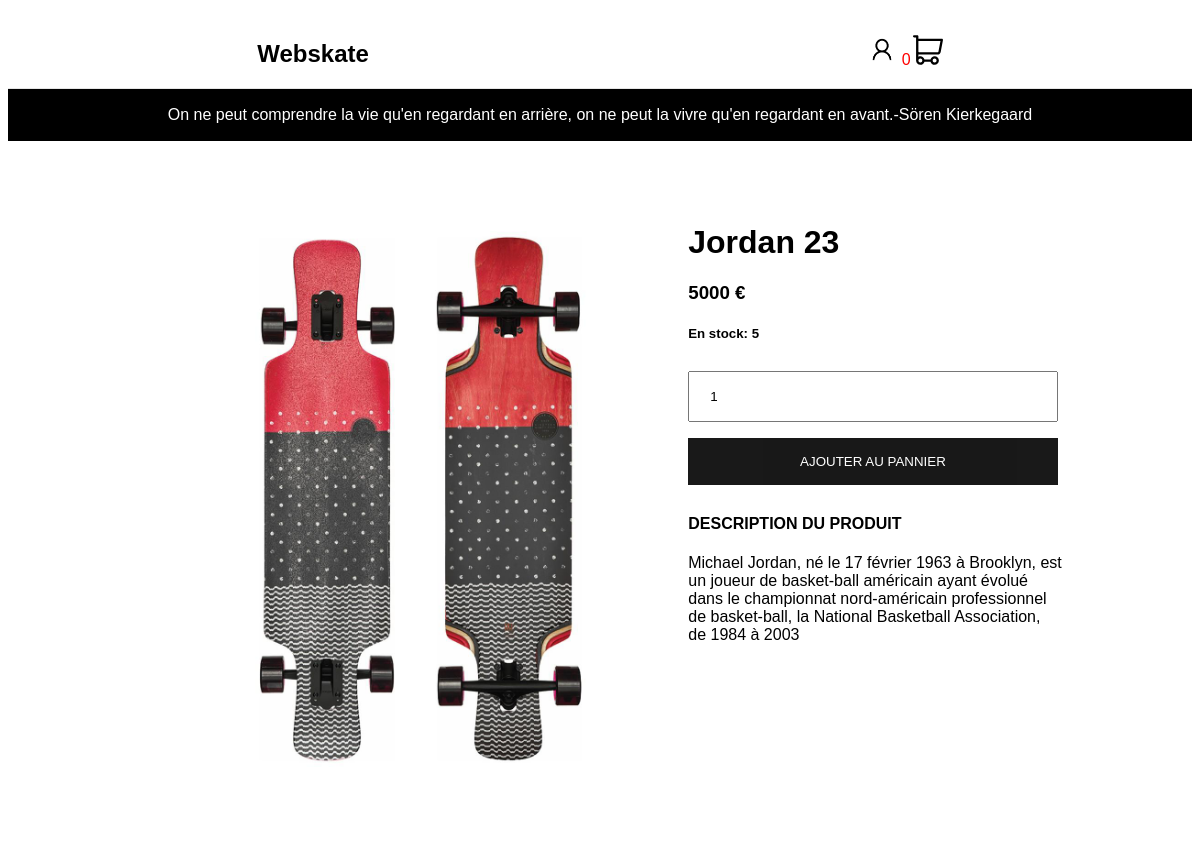
The page /index.php?page=product&product_id=27 on the database its author committed.
### tables this page shows
CREATE TABLE `infos` (
  `id` int(11) NOT NULL,
  `sujet` varchar(150) NOT NULL,
  `news` text NOT NULL
);

CREATE TABLE `products` (
  `id` int(11) NOT NULL,
  `name` varchar(100) NOT NULL,
  `description` text NOT NULL,
  `price` int(11) NOT NULL,
  `quantity` int(11) NOT NULL,
  `published` tinyint(1) NOT NULL DEFAULT '1',
  `image` varchar(255) DEFAULT NULL,
  `category_id` int(11) NOT NULL
);

### controllers/ProductController.php (called while the page is built, shortened)
<?php
require_once 'models/Products.php';
require_once 'models/Information.php';
$infos = getInformations();
$selectedProduct = false;
if(isset($_GET['product_id']) ){
    $selectedProduct = getProduct($_GET['product_id']);
}
include 'views/product_detail.php';

### models/Information.php (called while the page is built)
<?php
function getInformations()
{
    $db = dbConnect();
    $query = $db->query('SELECT * FROM infos');
    $infos = $query->fetchAll();
    return $infos;
}

### models/Products.php (called while the page is built, shortened)
<?php
function getProduct($productId)
{
    $db = dbConnect();
    $query = $db->prepare('SELECT * FROM products WHERE id = ' . $productId);
    $query->execute();
    $selectedProduct = $query->fetch();
    return $selectedProduct;
}

### views/product_detail.php (the view, shortened to what this page needs)
<!DOCTYPE html>
<html lang="fr">
<head>
</head>
<body>
<div class="container-fluid">
    <?php require 'partials/header.php'; ?>
    <div class="row my-3">
        <main class="col-9">
            <div class="products_position">
                <div class="row">
                        <div class="product">
                            <div><img class="imgdetail" src="assets/images/product/<?= ($selectedProduct['image']) ?>" alt="images" height="550px"></div>
                                <div class="productdetail">
                                <h1><?= $selectedProduct['name']; ?></h1>
                                    <h3><?= $selectedProduct['price']; ?> €</h3>
                                    <h5>En stock:  <?= $selectedProduct['quantity']; ?></h5>
                                    <form action="index.php?page=cart&action=addCart" method="post">
                                        <input type="number" class="quanty" name="quantity" value="1" min="1" max="<?=$selectedProduct['quantity']?>" placeholder="Quantity" required>
                                        <button type="submit" value="Add to card" class="addcard">AJOUTER AU PANNIER</button>
                                    </form>
                                    <h4>DESCRIPTION DU PRODUIT</h4>
                                <?= $selectedProduct['description']; ?>
                            </div>
                        </div>
                </div>
            </div>
        </main>
    </div>
</div>
</body>
</html>

### views/partials/header.php (shortened to what this page needs)
<!DOCTYPE html>
<html lang="FR">
<head>
</head>
</html>
<body>
    <nav>
        <div class="logo">
            <a href="index.php"><h1>Webskate</h1></a>
        </div>
        <div class="icone">
            <div class="icone">
                    <div>
                        <?php if(!isset($_SESSION['user'])): ?><a href="index.php?page=register&action=register"> <img src="assets/images/accueil/user_.png" width="30px" height="31px"> </img></a><?php endif; ?>
                       <a href="index.php?page=cart&action=cart"><span class="numberofarticle"><?=$num_items_in_cart?></span><img src="assets/images/accueil/ecom.svg" width="30px" height="30px"></img></a>
                    </div>
                </div>
        </div>
    </nav>
    <?php foreach($infos as $info): ?>
            <div class="promo"><p class="promo_P"><?=  htmlspecialchars($info['news']) ?></p></div>
    <?php endforeach; ?>

### assets/css/styles.css (style rules this page uses)
* { box-sizing: border-box; }
.imgdetail { float: left; }
.addcard { background-color: black; color: white; padding: 16px 20px; margin: 8px 0; border: none; cursor: pointer; width: 40%; opacity: 0.9; }
.quanty { padding: 16px 20px; margin: 8px 0; width: 40%; }
a { color: black; }
.promo { background-color: black; padding: 1px; }
a { outline: none; text-decoration: none; }
.promo_p { color: #ffffff; text-align: center; }
.numberofarticle { color:red; height: 20px; width: 11px; border-radius: 50%; display: inline-block; position:center; }
.products_position { margin: 7%; margin-left: 11%; margin-right: 11%; }
.row:after { content: ""; display: table; clear: both; }
html { font-family: "Lucida Sans", sans-serif; }
nav { display: flex; justify-content: space-around; border-bottom: #E5E5E5 1px solid; margin-top: 10px; }
.icone { margin-top: 12px; }
.logo { margin-top: 10px; }
a { text-decoration: none; }
@media screen and (max-width: 1200px) { .icone a { width: 18px; } }

### rows shown on the page
infos: news "On ne peut comprendre la vie qu'en regardant en arrière, on ne peut la vivre qu'en regardant en avant.-Sören Kierkegaard"
products: image (picture), name "Jordan 23", price "5000", quantity "5", description "Michael Jordan, né le 17 février 1963 à Brooklyn, est un joueur de basket-ball américain ayant évolué dans le championnat nord-américain professionnel de basket-ball, la National Basketball Association, de 1984 à 2003"

### other values the page prints
$num_items_in_cart "0"
